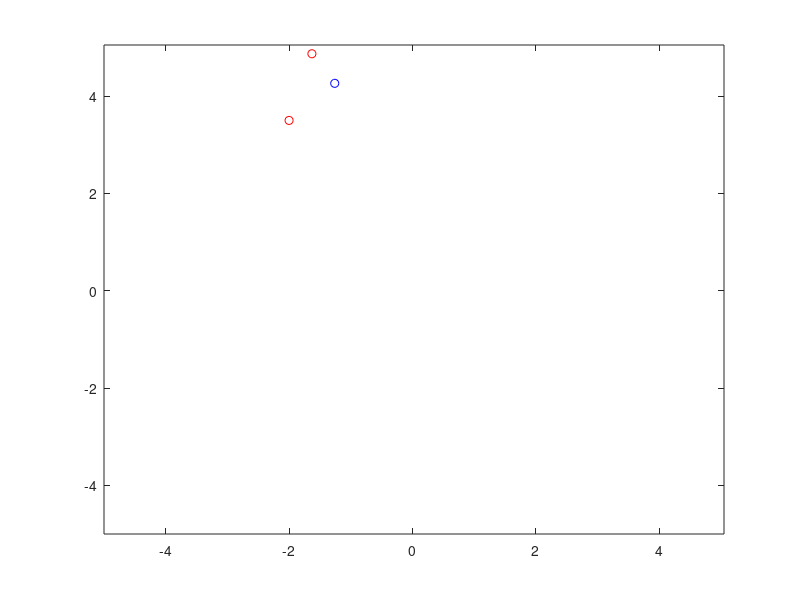

Recreate this plot in MATLAB.
clear
clc


%si el modelo es exponencial el yn hacerlo logaritmico pero solo si los 'y' no son negativos
%si el modelo es de grado n la matriz a es igual a (1 xn xn.^2 xn.^n)
%para ver el error se saca el error cuadrado medio o la diferencia gaussiana
%k representa el grado del modelo a representar
% cambiar xn y yn para el problema especifico



%xn =[    -1.00000   -21.45398
%       0.00000   -17.02430
%       1.00000   -16.02433
%       2.00000     2.26705
%       3.00000    52.65701
%       4.00000   152.14008
%       5.00000   317.27852];
%xn = xn(:,1);
%yn =xn(:,2);

%----------------------------------------------------------
% todo esto es para sacar los puntos x y y
%f = @(x)(1./(1+x.^2)); %función real
%a = -2; %punto uno de interpolacion
%b = 2;  %punto dos de interpolacion
%p = 9;  %numero de puntos a considerar
%h = ((b-a)/(p-1)); %tamaño de paso separacion entre cada punto deseado
%xn = (a+(0:(p-1))*h)' %valores en x hacerlos filas
%yn = [f(xn)]  %valores en y
%x =((a-1):.001:(b+1))';
%y = f(x);
%-------------------------------------------------------------
xn=  [-2.00  -1.6300  -1.2600 -.8900  -.53  -.16 .21 .58 .95 1.32 1.68 2.05];
yn= [3.5000 4.8700 5.4500 7.7600 7.4000 7.8600 8.7300 8.6700 10.3200 11.0000 10.7000 11.7800];
xn = xn';
yn = yn';
[l,p] = size(yn);
a = min(xn);
b = max(xn);
%polinomio grado k
k =12;
A = [ones(l,p)];

for i=1:l
  A =[A xn.^i];
end
A
AB = [inv(A'*A)*(A'*yn)]
%modelo exponencial
%yest = AB(1)+AB(2)*xn+AB(3)*xn.^2+AB(i+1)*xn.^i;
yest = AB(1);
for i=1:(k)
  yest = yest+AB(i+1)*xn.^i;
end

plot(xn,yn,'ro', xn, yest, 'bo');
axis([a-3,b+3,a-3,b+3]);
% error cuadrado medio
ECM = mean((yest-yn).^2)
